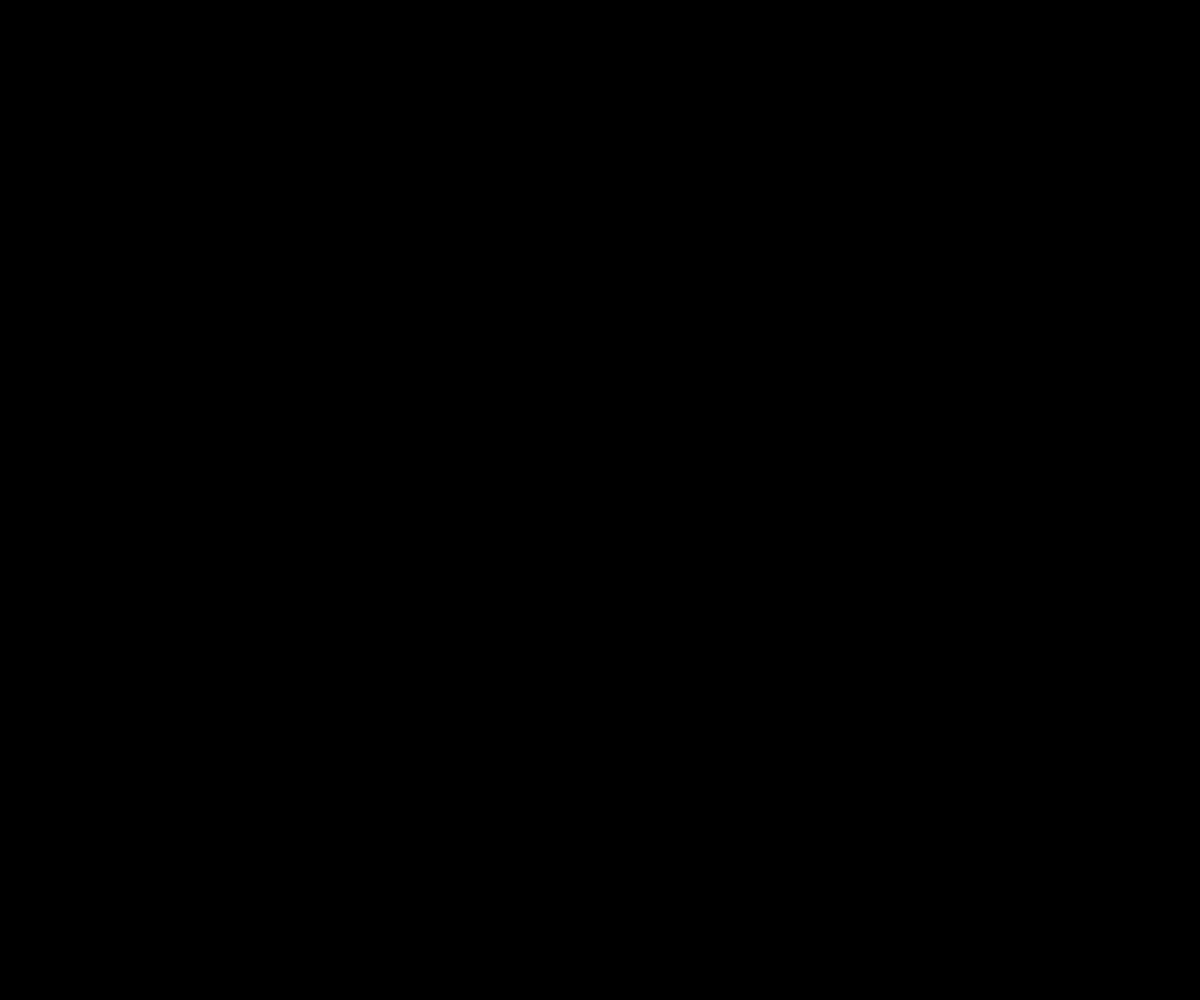
Frame 1 (no input)
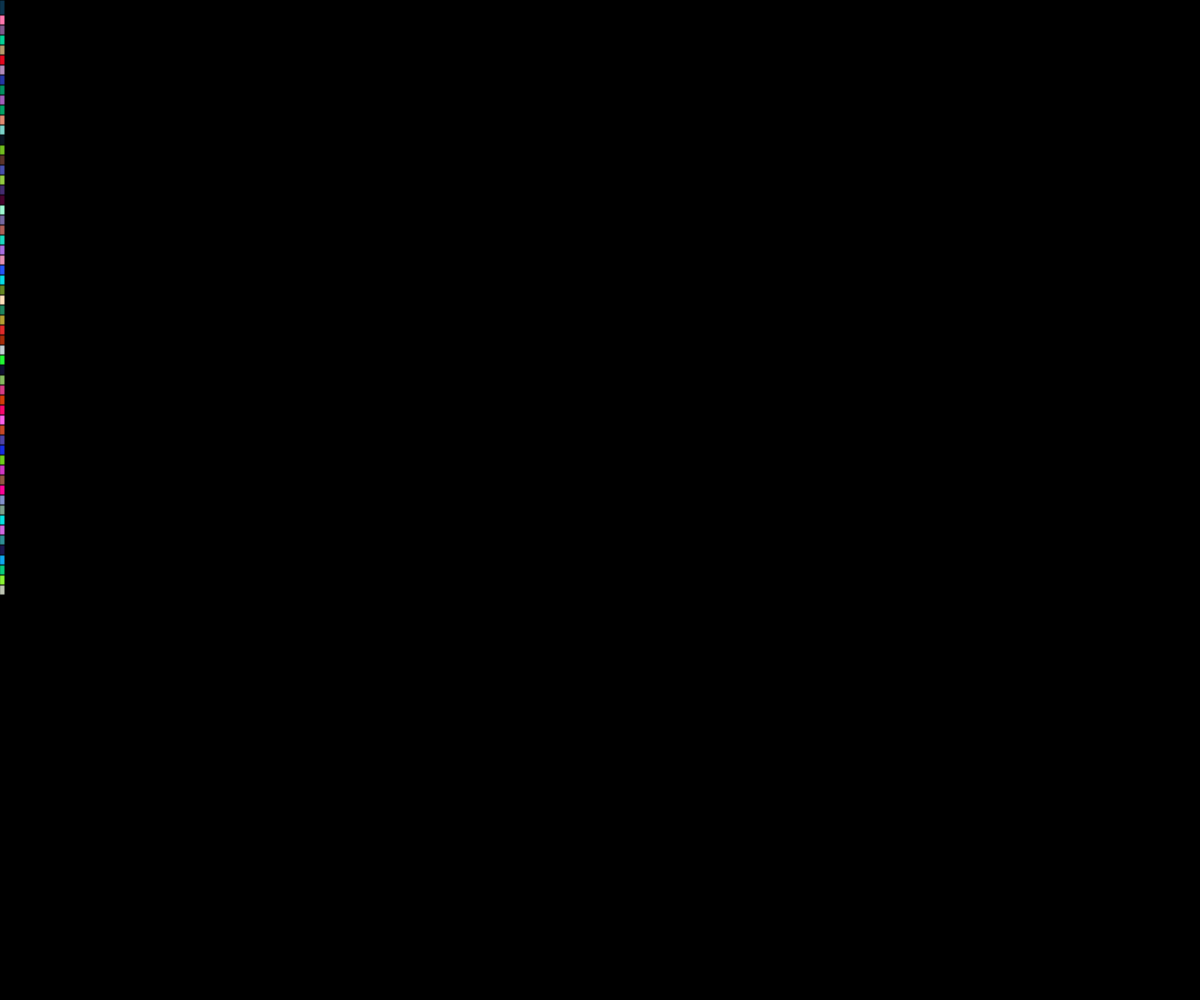
Frame 60 (no input)
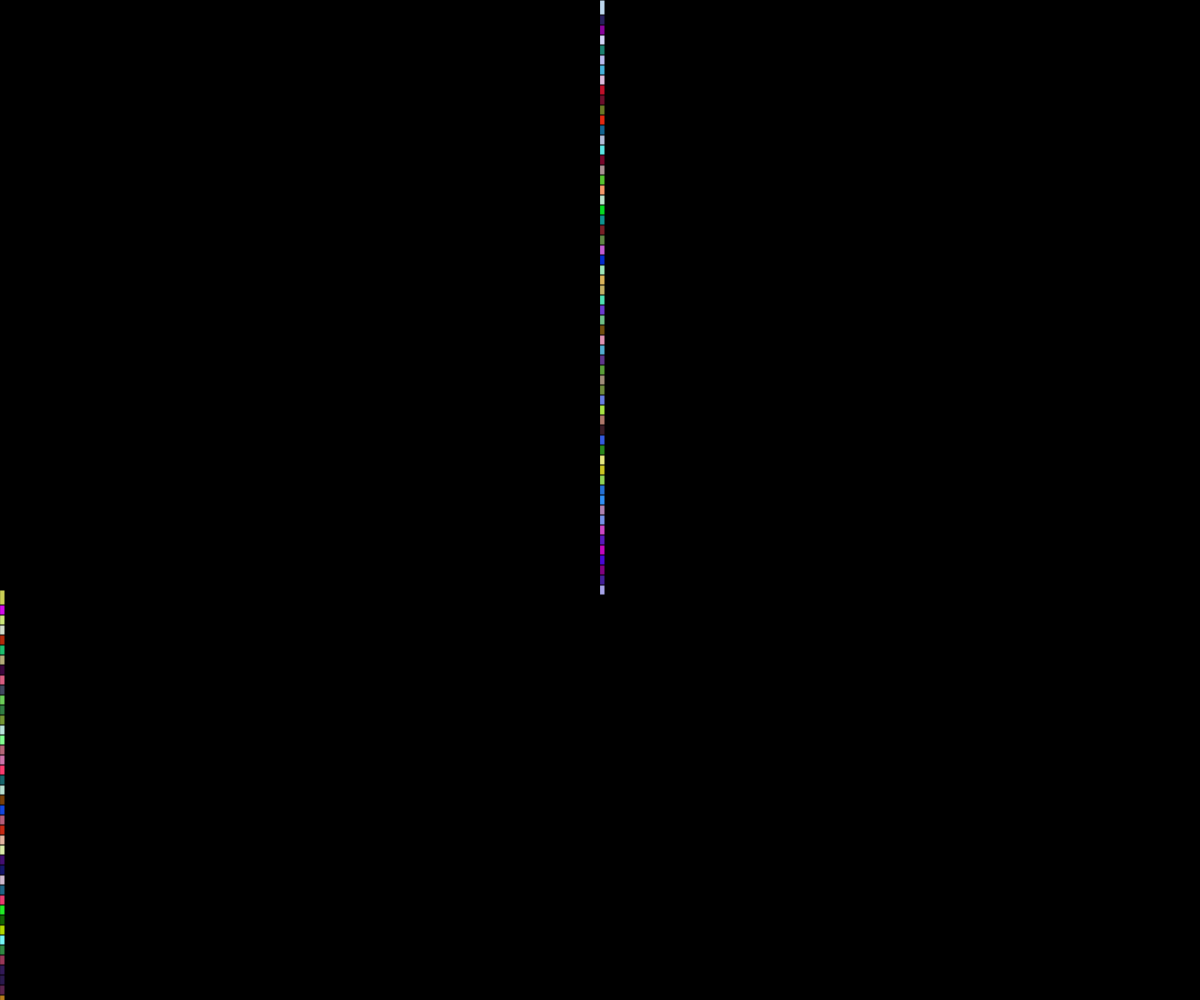
Frame 120 (the mouse pressed at the canvas centre since frame 60)

The p5.js sketch that drew these frames (run headless with seeded random() and noise() and a simulated clock; from frame 60 on, the mouse is pressed at the canvas centre):

// p5.js sketch
// ── sketch.js
var Drop = function(x, y) {
  this.x = x;
  this.y = y;
  this.width = 5;
  this.height = 15;
}

Drop.prototype.show = function() {
    fill(random(255), random(255), random(250));
    rect(this.x, this.y, this.width, this.height);
}

Drop.prototype.fall = function(){
    this.y = this.y + 10;
}

var drops = [];

function setup() {
  createCanvas(windowWidth, windowHeight); 
}

function draw() {

  background(0);

  for (var i = 0; i < drops.length; i++) {
     drops[i].show();
     drops[i].fall();
  }
  drops.push( new Drop(mouseX, 0) );
}
